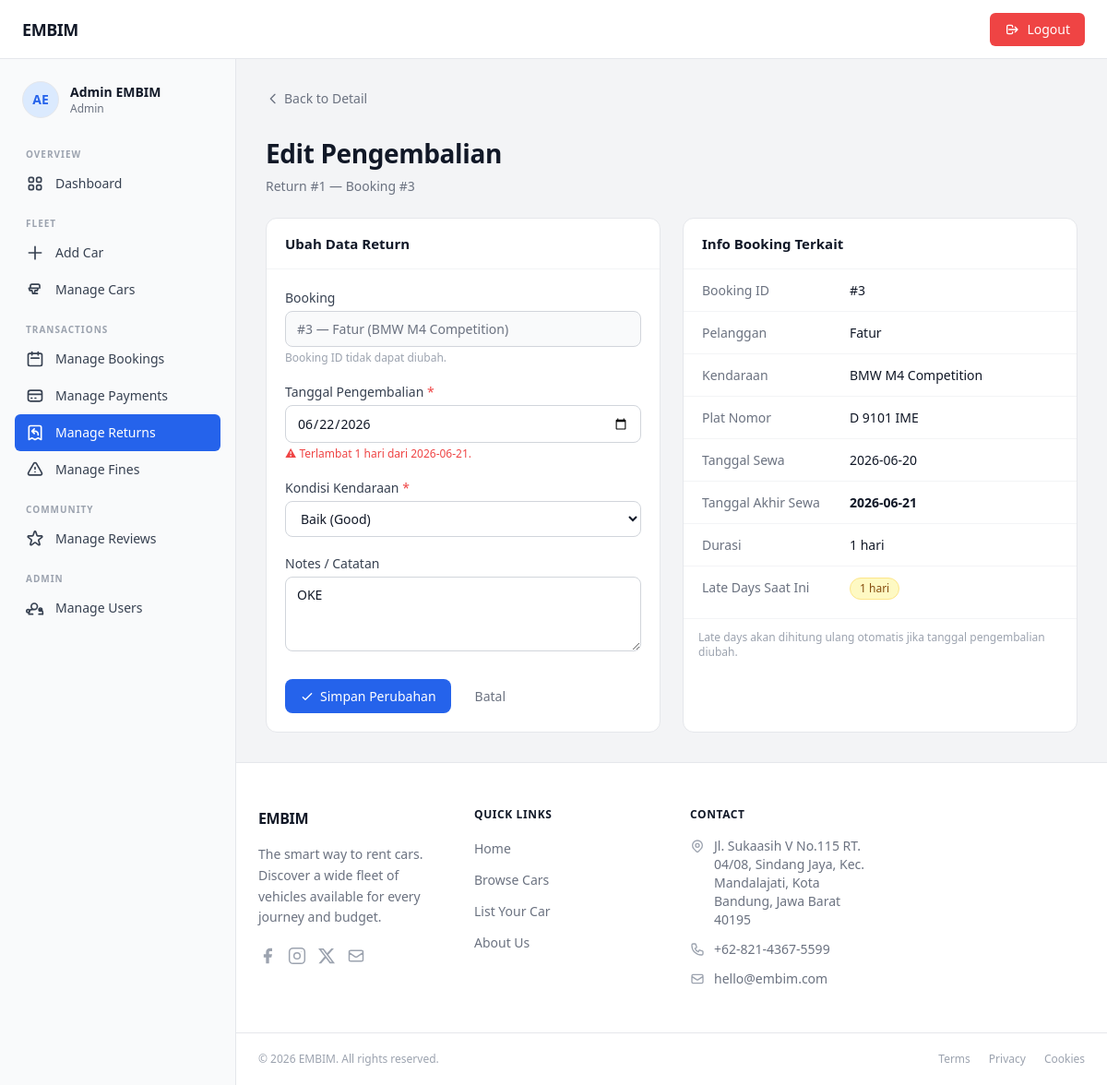
/admin/index.php?page=edit_return&id=1 (signed in), run on the app's committed database.
### tables this page shows
CREATE TABLE `returns` (
  `id` int(11) NOT NULL,
  `booking_id` int(11) NOT NULL,
  `return_date` date NOT NULL,
  `late_days` smallint(6) NOT NULL DEFAULT 0,
  `car_condition` enum('good','damaged') NOT NULL DEFAULT 'good',
  `notes` text DEFAULT NULL,
  `created_at` datetime NOT NULL DEFAULT current_timestamp(),
  `fine_per_day` decimal(12,2) DEFAULT 700000.00,
  `fine_amount` decimal(14,2) DEFAULT 0.00,
  `fine_status` enum('none','unpaid','paid') DEFAULT 'none'
);

CREATE TABLE `users` (
  `id` int(11) NOT NULL,
  `full_name` varchar(100) NOT NULL,
  `email` varchar(150) NOT NULL,
  `password` varchar(255) NOT NULL COMMENT 'bcrypt hash',
  `phone` varchar(20) DEFAULT NULL,
  `address` text DEFAULT NULL,
  `role` enum('admin','user') NOT NULL DEFAULT 'user',
  `photo_profile` varchar(100) DEFAULT NULL,
  `photo_ktp` varchar(100) DEFAULT NULL,
  `photo_sim` varchar(100) DEFAULT NULL,
  `created_at` datetime NOT NULL DEFAULT current_timestamp(),
  `updated_at` datetime NOT NULL DEFAULT current_timestamp() ON UPDATE current_timestamp()
);

CREATE TABLE `cars` (
  `id` int(11) NOT NULL,
  `brand` varchar(80) NOT NULL,
  `model` varchar(100) NOT NULL,
  `year` year(4) NOT NULL,
  `stock` int(11) NOT NULL,
  `license_plate` varchar(20) NOT NULL,
  `price_per_day` decimal(12,2) NOT NULL,
  `status` enum('available','booked','maintenance') NOT NULL DEFAULT 'available',
  `transmission` enum('automatic','manual') NOT NULL DEFAULT 'automatic',
  `fuel_type` enum('gasoline','diesel','electric','hybrid') NOT NULL DEFAULT 'gasoline',
  `seats` tinyint(4) NOT NULL DEFAULT 5,
  `description` text DEFAULT NULL,
  `photo` varchar(255) DEFAULT NULL COMMENT 'Nama file gambar di folder assets/images',
  `created_at` datetime NOT NULL DEFAULT current_timestamp(),
  `updated_at` datetime NOT NULL DEFAULT current_timestamp() ON UPDATE current_timestamp()
);

CREATE TABLE `bookings` (
  `id` int(11) NOT NULL,
  `user_id` int(11) NOT NULL,
  `car_id` int(11) NOT NULL,
  `start_date` date NOT NULL,
  `end_date` date NOT NULL,
  `total_days` smallint(6) NOT NULL DEFAULT 1,
  `total_price` decimal(14,2) NOT NULL,
  `status` enum('pending','confirmed','ongoing','completed','cancelled') DEFAULT 'pending',
  `notes` text DEFAULT NULL,
  `identity_photo` varchar(255) DEFAULT NULL,
  `payment_method` enum('transfer_bank_bri','transfer_bank_mandiri','shopeepay','dana','ovo','gopay','transfer_bank_bni','transfer_bank_bca','transfer_bank_seabank') DEFAULT NULL,
  `payment_status` enum('unpaid','paid','refunded') DEFAULT 'unpaid',
  `payment_proof` varchar(255) DEFAULT NULL,
  `paid_at` datetime DEFAULT NULL,
  `created_at` datetime DEFAULT current_timestamp(),
  `updated_at` datetime DEFAULT current_timestamp() ON UPDATE current_timestamp()
);

### admin/index.php (called while the page is built, shortened)
<?php
    require_once __DIR__ . '/config/database.php';
    require_once __DIR__ . '/controllers/AdminReturnController.php';
    $page = $_GET['page'] ?? 'dashboard';
    match ($page) {
        'add_car'               => (new DashboardController())->addCar(),
        'manage_cars'           => (new DashboardController())->manageCars(),
        'manage_bookings'       => (new AdminBookingController())->manageBookings(),
        'booking_detail'        => (new AdminBookingController())->bookingDetail(),
        'edit_booking'          => (new AdminBookingController())->editBooking(),
        'delete_booking'        => (new AdminBookingController())->deleteBooking(),
        'manage_users'          => (new UserController())->manageUsers(),
        'manage_payments'       => (new AdminPaymentController())->managePayments(),
        'payment_detail'        => (new AdminPaymentController())->paymentDetail(),
        'update_payment_status' => (new AdminPaymentController())->updateStatus(),
        'manage_returns'        => (new AdminReturnController())->manageReturns(),
        'add_return'            => (new AdminReturnController())->addReturn(),
        'return_detail'         => (new AdminReturnController())->returnDetail(),
        'edit_return'           => (new AdminReturnController())->editReturn(),
        'delete_return'         => (new AdminReturnController())->deleteReturn(),
        'manage_fines'          => (new AdminFineController())->manageFines(),
        'fine_detail'           => (new AdminFineController())->fineDetail(),
        'update_fine_status'    => (new AdminFineController())->updateFineStatus(),
        default                 => (new DashboardController())->dashboard(),
    };

### admin/config/database.php (called while the page is built, shortened)
<?php
function getPDO(): PDO {
    static $pdo = null;
    if ($pdo === null) {
        $dsn = sprintf('mysql:host=%s;dbname=%s;charset=%s', DB_HOST, DB_NAME, DB_CHARSET);
        $pdo = new PDO($dsn, DB_USER, DB_PASS, [
            PDO::ATTR_ERRMODE            => PDO::ERRMODE_EXCEPTION,
            PDO::ATTR_DEFAULT_FETCH_MODE => PDO::FETCH_ASSOC,
            PDO::ATTR_EMULATE_PREPARES   => false,
        ]);
    }
    return $pdo;
}

### admin/models/ReturnModel.php (called while the page is built, shortened)
<?php
require_once __DIR__ . '/../config/database.php';
class ReturnModel {
    private PDO $pdo;
    public function __construct() {
        $this->pdo = getPDO();
    }
    public function getReturnById(int $id): ?array {
        $stmt = $this->pdo->prepare("
            SELECT
                r.`id`,
                r.`booking_id`,
                r.`return_date`,
                r.`late_days`,
                r.`car_condition`,
                r.`notes`,
                r.`created_at`,
                b.`start_date`,
                b.`end_date`,
                b.`total_days`,
                b.`total_price`,
                b.`status`          AS booking_status,
                b.`notes`           AS booking_notes,
                u.`full_name`       AS customer_name,
                u.`email`           AS customer_email,
                CONCAT(c.`brand`, ' ', c.`model`) AS car_name,
                c.`license_plate`,
                c.`id`              AS car_id
            FROM `returns` r
            JOIN `bookings` b ON b.`id` = r.`booking_id`
            JOIN `users`    u ON u.`id` = b.`user_id`
            JOIN `cars`     c ON c.`id` = b.`car_id`
            WHERE r.`id` = :id
            LIMIT 1
        ");
        $stmt->execute([':id' => $id]);
        $row = $stmt->fetch();
        return $row ?: null;
    }
}

### admin/views/return_edit_form.php (the view, shortened to what this page needs)
<?php require_once __DIR__ . '/partials/layout_top.php'; ?>
<div class="space-y-6">
  <div>
    <a href="?page=return_detail&id=<?= $return['id'] ?>" class="back-link">
      <svg xmlns="http://www.w3.org/2000/svg" class="h-4 w-4" fill="none" viewBox="0 0 24 24" stroke="currentColor" stroke-width="2"><path stroke-linecap="round" stroke-linejoin="round" d="M15 19l-7-7 7-7"/></svg>
      Back to Detail
    </a>
  </div>
  <div class="page-heading">
    <h1>Edit Pengembalian</h1>
    <p>Return #<?= $return['id'] ?> — Booking #<?= $return['booking_id'] ?></p>
  </div>
  <div class="grid grid-cols-1 md:grid-cols-2 gap-6" style="max-width:900px;">
    <div class="card">
      <div class="card-header"><span class="card-title">Ubah Data Return</span></div>
      <div class="card-body">
        <form method="POST" action="?page=edit_return&id=<?= $return['id'] ?>">
          <div style="margin-bottom:18px;">
            <label class="form-label">Booking</label>
            <input type="text" class="form-control"
                   value="#<?= $return['booking_id'] ?> — <?= htmlspecialchars($return['customer_name']) ?> (<?= htmlspecialchars($return['car_name']) ?>)"
                   disabled style="background:#f9fafb;color:#6b7280;" />
            <p class="text-xs text-gray-400 mt-1">Booking ID tidak dapat diubah.</p>
          </div>
          <div style="margin-bottom:18px;">
            <label class="form-label" for="return_date">Tanggal Pengembalian <span style="color:#ef4444;">*</span></label>
            <input type="date" name="return_date" id="return_date" class="form-control"
                   value="<?= htmlspecialchars($_POST['return_date'] ?? $return['return_date']) ?>"
                   data-end="<?= htmlspecialchars($return['end_date']) ?>"
                   required />
            <p class="text-xs text-gray-400 mt-1" id="late-hint"></p>
          </div>
          <div style="margin-bottom:18px;">
            <label class="form-label" for="car_condition">Kondisi Kendaraan <span style="color:#ef4444;">*</span></label>
            <select name="car_condition" id="car_condition" class="form-control" required>
              <option value="good"    <?= (($_POST['car_condition'] ?? $return['car_condition']) === 'good')    ? 'selected' : '' ?>>Baik (Good)</option>
            </select>
          </div>
          <div style="margin-bottom:24px;">
            <label class="form-label" for="notes">Notes / Catatan</label>
            <textarea name="notes" id="notes" class="form-control" rows="3"
                      placeholder="Opsional"><?= htmlspecialchars($_POST['notes'] ?? $return['notes'] ?? '') ?></textarea>
          </div>
          <div style="display:flex;gap:10px;">
            <button type="submit" class="btn btn-primary">
              <svg xmlns="http://www.w3.org/2000/svg" class="h-4 w-4" fill="none" viewBox="0 0 24 24" stroke="currentColor" stroke-width="2"><path stroke-linecap="round" stroke-linejoin="round" d="M5 13l4 4L19 7"/></svg>
              Simpan Perubahan
            </button>
            <a href="?page=return_detail&id=<?= $return['id'] ?>" class="btn btn-ghost">Batal</a>
          </div>
        </form>
      </div>
    </div>
    <div class="card">
      <div class="card-header"><span class="card-title">Info Booking Terkait</span></div>
      <dl class="detail-dl">
        <div class="detail-row"><dt>Booking ID</dt><dd>#<?= $return['booking_id'] ?></dd></div>
        <div class="detail-row"><dt>Pelanggan</dt><dd><?= htmlspecialchars($return['customer_name']) ?></dd></div>
        <div class="detail-row"><dt>Kendaraan</dt><dd><?= htmlspecialchars($return['car_name']) ?></dd></div>
        <div class="detail-row"><dt>Plat Nomor</dt><dd><?= htmlspecialchars($return['license_plate']) ?></dd></div>
        <div class="detail-row"><dt>Tanggal Sewa</dt><dd><?= $return['start_date'] ?></dd></div>
        <div class="detail-row"><dt>Tanggal Akhir Sewa</dt><dd><strong><?= $return['end_date'] ?></strong></dd></div>
        <div class="detail-row"><dt>Durasi</dt><dd><?= $return['total_days'] ?> hari</dd></div>
        <div class="detail-row">
          <dt>Late Days Saat Ini</dt>
          <dd>
            <?php if ((int)$return['late_days'] > 0): ?>
              <span class="badge badge-unpaid"><?= $return['late_days'] ?> hari</span>
            <?php else: ?>
              <span class="badge badge-paid">Tepat waktu</span>
            <?php endif; ?>
          </dd>
        </div>
      </dl>
      <div style="padding:12px 16px 0;border-top:1px solid #f3f4f6;margin-top:8px;">
        <p class="text-xs text-gray-400">Late days akan dihitung ulang otomatis jika tanggal pengembalian diubah.</p>
      </div>
    </div>
  </div>
</div>
<?php require_once __DIR__ . '/partials/layout_bottom.php'; ?>

### admin/style/style.css (style rules this page uses)
:root { --color-primary: #2563eb; --color-primary-hover: #1d4ed8; --color-primary-light: #eff6ff; --color-primary-ring: rgba(37,99,235,.35); --color-danger: #ef4444; --color-danger-hover: #dc2626; --color-danger-light: #fef2f2; --color-success: #22c55e; --color-success-light: #f0fdf4; --color-warning-light: #fefce8; --color-purple-light: #faf5ff; --color-border: #e5e7eb; --color-border-soft: #f3f4f6; --color-bg: #f3f4f6; --color-bg-white: #ffffff; --color-text: #111827; --color-text-muted: #6b7280; --color-text-subtle: #9ca3af; --radius-sm: 4px; --radius-md: 8px; --radius-lg: 12px; --radius-xl: 16px; --radius-2xl: 24px; --shadow-sm: 0 1px 2px rgba(0,0,0,.06); --shadow-md: 0 4px 16px rgba(0,0,0,.10); --shadow-lg: 0 8px 32px rgba(0,0,0,.14); --transition: 150ms ease; --sidebar-w: 256px; --topbar-h: 64px; }
*, *::before, *::after { box-sizing: border-box; }
html { height: 100%; }
body { margin: 0; font-family: ui-sans-serif, system-ui, -apple-system, "Segoe UI", Roboto, "Helvetica Neue", Arial, sans-serif; background-color: var(--color-bg); color: var(--color-text); -webkit-font-smoothing: antialiased; -moz-osx-font-smoothing: grayscale; }
a { color: inherit; text-decoration: none; }
button, input, select, textarea { font-family: inherit; }
.btn { display: inline-flex; align-items: center; gap: 6px; padding: 8px 16px; border-radius: var(--radius-md); font-size: 14px; font-weight: 500; border: none; cursor: pointer; transition: background var(--transition), color var(--transition), box-shadow var(--transition); text-decoration: none; }
.btn-primary { background: var(--color-primary); color: #fff; }
.btn-ghost { background: transparent; color: var(--color-text-muted); }
.form-label { display: block; font-size: 14px; font-weight: 500; color: #374151; margin-bottom: 4px; }
.form-control { width: 100%; border: 1px solid #d1d5db; border-radius: var(--radius-md); padding: 8px 12px; font-size: 14px; color: var(--color-text); background: var(--color-bg-white); transition: border-color var(--transition), box-shadow var(--transition); }
.form-control::placeholder { color: var(--color-text-subtle); }
select.form-control { background-image: none; }
.card { background: var(--color-bg-white); border: 1px solid var(--color-border); border-radius: var(--radius-lg); overflow: hidden; }
.card-header { padding: 16px 20px; border-bottom: 1px solid var(--color-border-soft); display: flex; align-items: center; justify-content: space-between; }
.card-title { font-size: 15px; font-weight: 600; color: var(--color-text); }
.card-body { padding: 20px; }
.badge { display: inline-flex; align-items: center; padding: 2px 10px; border-radius: 9999px; font-size: 12px; font-weight: 500; border: 1px solid transparent; }
.badge-unpaid { background: #fef9c3; color: #854d0e; border-color: #fde68a; }
.detail-dl .detail-row { display: flex; gap: 16px; padding: 12px 20px; border-bottom: 1px solid var(--color-border-soft); }
.detail-dl .detail-row:last-child { border-bottom: none; }
.detail-dl dt { font-size: 14px; color: var(--color-text-muted); width: 144px; flex-shrink: 0; }
.detail-dl dd { font-size: 14px; color: var(--color-text); margin: 0; }
.back-link { display: inline-flex; align-items: center; gap: 4px; font-size: 14px; color: var(--color-text-muted); transition: color var(--transition); }
.page-heading h1 { font-size: 28px; font-weight: 700; letter-spacing: -.4px; color: var(--color-text); margin: 0; }
.page-heading p { font-size: 14px; color: var(--color-text-muted); margin: 4px 0 0; }

### data on the page
returns: id "1", booking "3", booking.full_name "#3 — Fatur (BMW M4 Competition)", return_date "06/22/2026", car_condition "Baik (Good)", notes "OKE", users.full_name "Fatur", cars.license_plate "D 9101 IME", booking.start_date "2026-06-20", booking.end_date "2026-06-21", booking.total_days "1", late_days "1"

### other printed values
$adminInitials "AE"
$adminName "Admin EMBIM"
$section['label'] "OVERVIEW"
$link['label'] "Dashboard"
$section['label'] "FLEET"
$link['label'] "Add Car"
$link['label'] "Manage Cars"
$section['label'] "TRANSACTIONS"
$link['label'] "Manage Bookings"
$link['label'] "Manage Payments"
$link['label'] "Manage Returns"
$link['label'] "Manage Fines"
$section['label'] "COMMUNITY"
$link['label'] "Manage Reviews"
$section['label'] "ADMIN"
